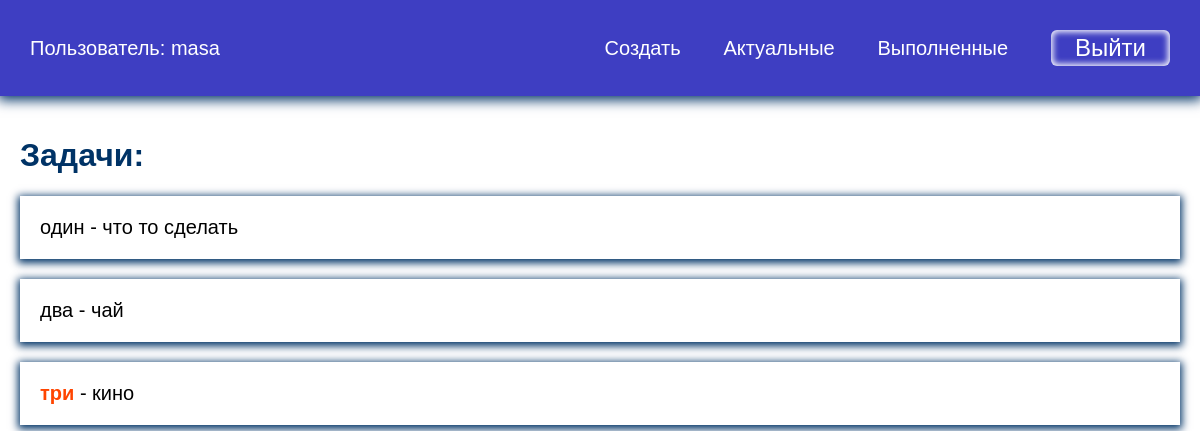
Screenshot of /current/ (signed in) with the database file from the repository.
### todo/models.py (models this page shows, shortened)
class Todo(models.Model): #класс куда будут сохраняться задачи
    title = models.CharField(max_length=100)
    memo = models.TextField(blank=True)
    created = models.DateTimeField(auto_now_add=True)
    date_completed = models.DateTimeField(blank=True, null=True)
    important = models.BooleanField(default=False)
    user = models.ForeignKey(User, on_delete=models.CASCADE)

### todo/views.py (the view)
# urls.py: path('current/', views.curenttodos, name='curenttodos'),
@login_required
def curenttodos(request):
    todos = Todo.objects.filter(user=request.user, date_completed__isnull=True)
    return render(request, 'todo/curenttodos.html', {'todos': todos})

### todo/templates/todo/curenttodos.html
{% extends 'todo/base.html' %}
{% block content%}
<h1>Задачи:</h1>
<ul>
    {% for todo in todos %}
    <li>
        <a href="{% url 'viewtodo' todo.id %}">
        {% if todo.important %}
        <b>{{ todo.title }}</b>
        {% else %}
        {{ todo.title }}
        {% endif %}
        {% if todo.memo %}
        - {{ todo.memo }}
        {% endif %}
        </a>
    </li>
    {% endfor %}
</ul>
{% endblock %}

### todo/templates/todo/base.html (shortened to what this page needs)
<!DOCTYPE html>
{% load static %}
<html lang="en">
<head>
    <link rel="stylesheet" href="{% static 'css/style.css' %}">
</head>
<body>
{% if user.is_authenticated %}
<div class="menu">
    <div class="wrap">
        <ul>
            <li class="logo">Пользователь: {{ user.username }}</li>
            <li><a href="{% url 'createtodo' %}">Создать</a></li>
            <li><a href="{% url 'curenttodos' %}">Актуальные</a></li>
            <li><a href="{% url 'completetodos' %}">Выполненные</a></li>
            <li>
                <form action="{% url 'logoutuser' %}" method="post">
                    <button class="top">Выйти</button>
                </form>
            </li>
        </ul>
    </div>
</div>
{% endif %}
<div class="content">
  <div class="wrap">
    {% block content%}
    {% endblock %}
  </div>
</div>
</body>
</html>

### todo/static/css/style.css (style rules this page uses)
body { padding: 0; margin: 0; font-family: Arial, Helvetica, sans-serif; }
.wrap { max-width: 1200px; margin: 0 auto; padding: 10px 30px; box-sizing: border-box; }
.menu { background: rgb(62, 62, 194); box-shadow: 0 2px 12px 2px #003366; }
ul { list-style: none; padding: 0; }
.menu a { color: #FFF; }
.menu ul { display: flex; justify-content: space-between; align-items: center; font-size: 20px; }
.menu .logo { color: #FFF; margin-right: 30%; }
a { text-decoration: none; }
.content .wrap { max-width: 1200px; margin: 0 auto; padding: 20px; box-sizing: border-box; }
h1, h2 { color: #003366; }
button { border-radius: 6px; box-shadow: inset 0 0 6px 2px #FFF; padding: 10px 40px; margin-top: 40px; font-size: 24px; cursor: pointer; }
.top { padding: 4px 24px; margin-top: 0; background: transparent; border: none; color: #FFF; }
.content li { box-shadow: 0 2px 8px 2px #003366; margin-bottom: 20px; font-size: 20px; }
.content a { color: #000; display: block; padding: 20px; }
a b { color: orangered; }

### rows the page displays
Todo: title "один", memo "что то сделать"
Todo: title "два", memo "чай"
Todo: title "три", memo "кино"

### other values shown
{{ user.username }} "masa"
